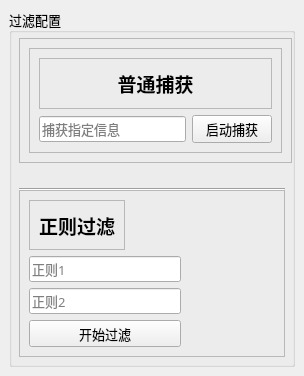
<?xml version="1.0" encoding="UTF-8"?>
<ui version="4.0">
 <class>Filter_Form</class>
 <widget class="QWidget" name="Filter_Form">
  <property name="geometry">
   <rect>
    <x>0</x>
    <y>0</y>
    <width>304</width>
    <height>376</height>
   </rect>
  </property>
  <property name="windowTitle">
   <string>参数过滤</string>
  </property>
  <property name="windowIcon">
   <iconset resource="resources.qrc">
    <normaloff>:/icons/icon/favicon.ico</normaloff>:/icons/icon/favicon.ico</iconset>
  </property>
  <widget class="QGroupBox" name="groupBox">
   <property name="geometry">
    <rect>
     <x>9</x>
     <y>9</y>
     <width>286</width>
     <height>358</height>
    </rect>
   </property>
   <property name="font">
    <font>
     <family>微软雅黑</family>
     <pointsize>10</pointsize>
    </font>
   </property>
   <property name="title">
    <string>过滤配置</string>
   </property>
   <widget class="Line" name="line">
    <property name="geometry">
     <rect>
      <x>10</x>
      <y>172</y>
      <width>266</width>
      <height>16</height>
     </rect>
    </property>
    <property name="orientation">
     <enum>Qt::Horizontal</enum>
    </property>
   </widget>
   <widget class="QFrame" name="frame">
    <property name="geometry">
     <rect>
      <x>10</x>
      <y>29</y>
      <width>273</width>
      <height>125</height>
     </rect>
    </property>
    <property name="frameShape">
     <enum>QFrame::StyledPanel</enum>
    </property>
    <property name="frameShadow">
     <enum>QFrame::Raised</enum>
    </property>
    <widget class="QFrame" name="frame_3">
     <property name="geometry">
      <rect>
       <x>10</x>
       <y>10</y>
       <width>253</width>
       <height>105</height>
      </rect>
     </property>
     <property name="frameShape">
      <enum>QFrame::StyledPanel</enum>
     </property>
     <property name="frameShadow">
      <enum>QFrame::Raised</enum>
     </property>
     <layout class="QVBoxLayout" name="verticalLayout_6">
      <item>
       <widget class="QFrame" name="frame_5">
        <property name="frameShape">
         <enum>QFrame::StyledPanel</enum>
        </property>
        <property name="frameShadow">
         <enum>QFrame::Raised</enum>
        </property>
        <layout class="QVBoxLayout" name="verticalLayout">
         <item>
          <widget class="QLabel" name="label">
           <property name="minimumSize">
            <size>
             <width>0</width>
             <height>30</height>
            </size>
           </property>
           <property name="maximumSize">
            <size>
             <width>16777215</width>
             <height>30</height>
            </size>
           </property>
           <property name="font">
            <font>
             <family>微软雅黑</family>
             <pointsize>14</pointsize>
             <weight>75</weight>
             <bold>true</bold>
            </font>
           </property>
           <property name="text">
            <string>普通捕获</string>
           </property>
           <property name="alignment">
            <set>Qt::AlignCenter</set>
           </property>
          </widget>
         </item>
        </layout>
       </widget>
      </item>
      <item>
       <layout class="QHBoxLayout" name="horizontalLayout">
        <item>
         <widget class="QLineEdit" name="lineEdit">
          <property name="placeholderText">
           <string>捕获指定信息</string>
          </property>
         </widget>
        </item>
        <item>
         <widget class="QPushButton" name="pushButton">
          <property name="text">
           <string>启动捕获</string>
          </property>
         </widget>
        </item>
       </layout>
      </item>
     </layout>
    </widget>
   </widget>
   <widget class="QFrame" name="frame_2">
    <property name="geometry">
     <rect>
      <x>10</x>
      <y>181</y>
      <width>266</width>
      <height>167</height>
     </rect>
    </property>
    <property name="frameShape">
     <enum>QFrame::StyledPanel</enum>
    </property>
    <property name="frameShadow">
     <enum>QFrame::Raised</enum>
    </property>
    <widget class="QFrame" name="frame_4">
     <property name="geometry">
      <rect>
       <x>10</x>
       <y>10</y>
       <width>96</width>
       <height>50</height>
      </rect>
     </property>
     <property name="frameShape">
      <enum>QFrame::StyledPanel</enum>
     </property>
     <property name="frameShadow">
      <enum>QFrame::Raised</enum>
     </property>
     <layout class="QVBoxLayout" name="verticalLayout_4">
      <item>
       <widget class="QLabel" name="label_2">
        <property name="minimumSize">
         <size>
          <width>0</width>
          <height>30</height>
         </size>
        </property>
        <property name="maximumSize">
         <size>
          <width>16777215</width>
          <height>30</height>
         </size>
        </property>
        <property name="font">
         <font>
          <family>微软雅黑</family>
          <pointsize>14</pointsize>
          <weight>75</weight>
          <bold>true</bold>
         </font>
        </property>
        <property name="text">
         <string>正则过滤</string>
        </property>
        <property name="alignment">
         <set>Qt::AlignCenter</set>
        </property>
       </widget>
      </item>
     </layout>
    </widget>
    <widget class="QWidget" name="">
     <property name="geometry">
      <rect>
       <x>10</x>
       <y>66</y>
       <width>152</width>
       <height>91</height>
      </rect>
     </property>
     <layout class="QVBoxLayout" name="verticalLayout_5">
      <item>
       <widget class="QLineEdit" name="lineEdit_2">
        <property name="text">
         <string/>
        </property>
        <property name="placeholderText">
         <string>正则1</string>
        </property>
       </widget>
      </item>
      <item>
       <widget class="QLineEdit" name="lineEdit_3">
        <property name="placeholderText">
         <string>正则2</string>
        </property>
       </widget>
      </item>
      <item>
       <widget class="QPushButton" name="pushButton_2">
        <property name="text">
         <string>开始过滤</string>
        </property>
       </widget>
      </item>
     </layout>
    </widget>
   </widget>
  </widget>
 </widget>
 <resources>
  <include location="resources.qrc"/>
 </resources>
 <connections/>
</ui>
